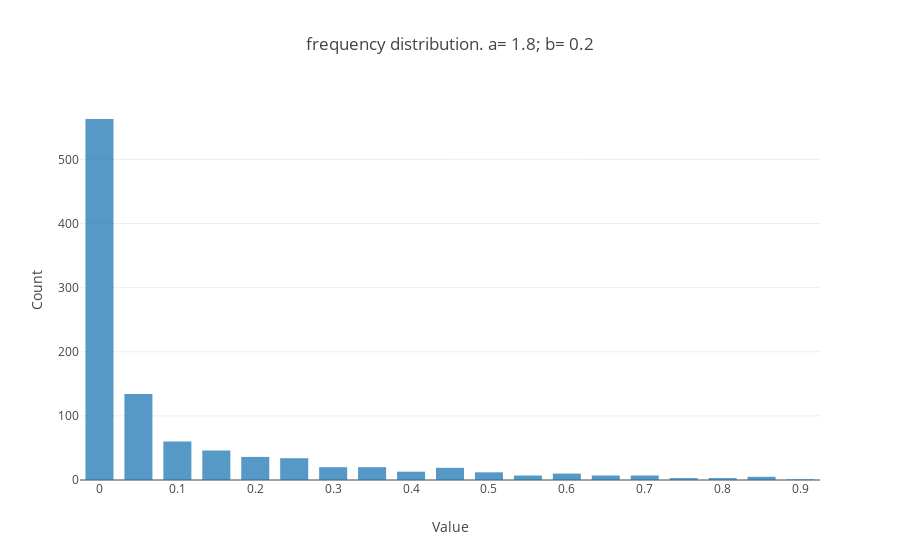

The notebook cell this image was saved under:
### Markdown cell above
This is a very rough approach at generating haplotypes for two or more different populations.

For each population, alternative allele frequencies will be drawn randomly from the chosen distribution. 

Each individual will then have his haplotype drawn using the allele frequency vector pertaining to his population.

### Code cell
## the distribution i chose here was the beta distribution.
# doc: https://docs.scipy.org/doc/scipy/reference/generated/scipy.stats.beta.html#scipy.stats.beta

# This is because with the right parameters a and b, the probability density produced 
# resembles that often seen in allele frequency densities.
# let's see what that looks like:

a, b = 1.8, .2
r= beta.rvs(a, b, size=1000)
r= [1-x for x in r] 

fig= go.Histogram(
    x=r,
    histnorm='',
    name='control',
    opacity=0.75
)

layout = go.Layout(
    title='frequency distribution. a= {}; b= {}'.format(a,b),
    xaxis=dict(
        title='Value'
    ),
    yaxis=dict(
        title='Count'
    ),
    bargap=0.2,
    bargroupgap=0.1
)
fig= [fig]

fig = go.Figure(data=fig, layout=layout)
iplot(fig, filename='styled histogram')

### Figure 1 — Plotly figure (JSON) as saved in the notebook; plotly's stock layout.template omitted (floating-point values rounded to 4 significant figures; data arrays with more than 128 entries replaced by an {"elided": "..."} marker saying what was removed)
{"data": [{"histnorm": "", "name": "control", "opacity": 0.75, "type": "histogram", "uid": "fd0914b6-4fb6-4405-abaf-6bb62f19a0fb", "x": {"elided": "1000 float values"}}], "layout": {"bargap": 0.2, "bargroupgap": 0.1, "title": "frequency distribution. a= 1.8; b= 0.2", "xaxis": {"title": "Value"}, "yaxis": {"title": "Count"}}}
